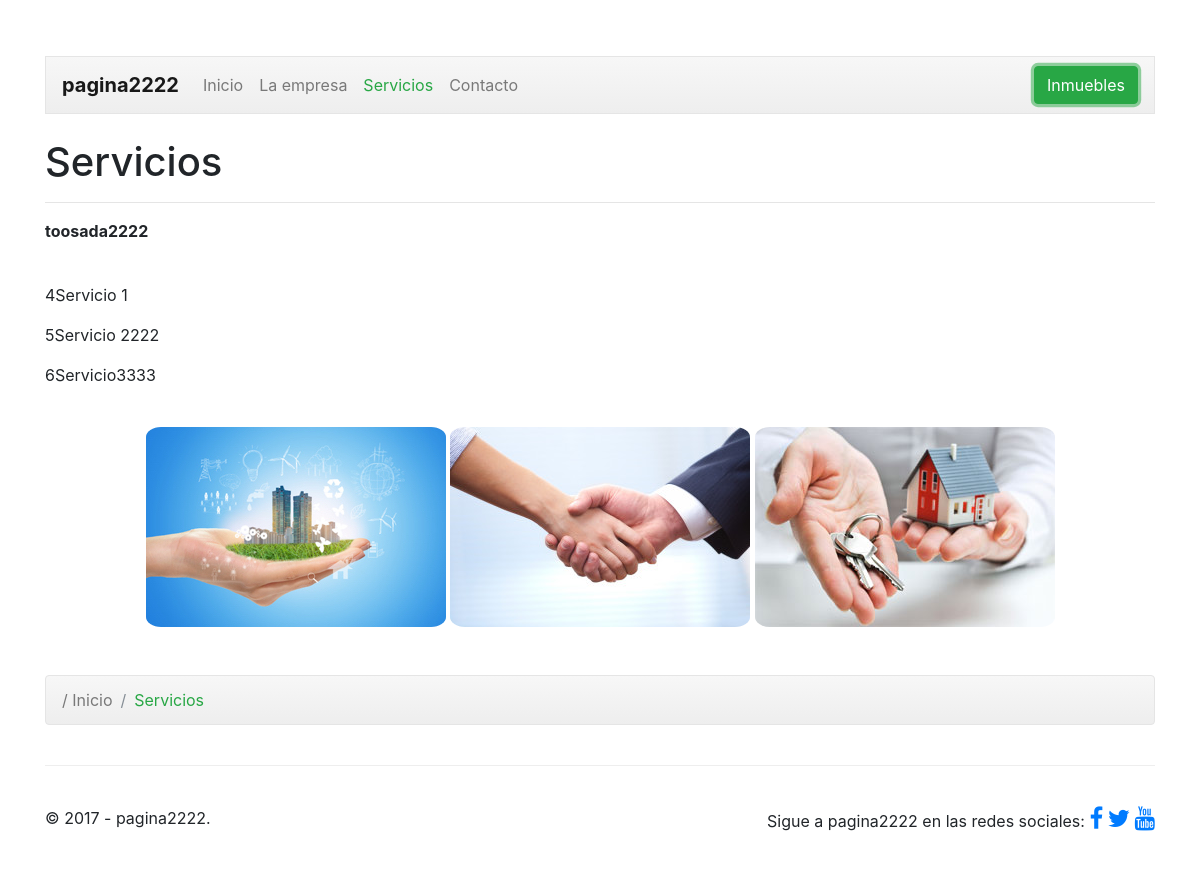
/servicios.php?id=7, run on an earlier commit of the app's database.
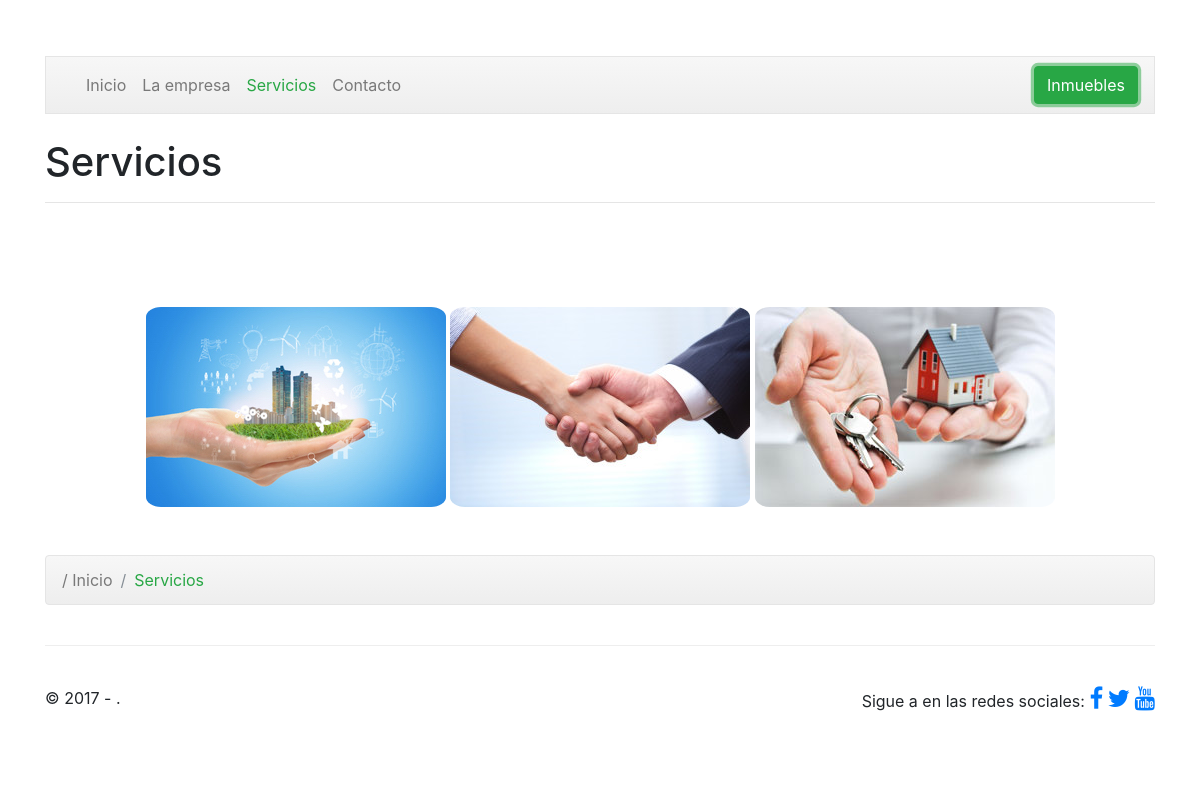
And on a later commit of the database.
### tables this page shows
CREATE TABLE IF NOT EXISTS `organizacion` (
  `ORG_id` int(11) NOT NULL AUTO_INCREMENT,
  `ORG_nombre` varchar(50) NOT NULL,
  `ORG_correo` varchar(50) NOT NULL,
  `ORG_telefono` varchar(15) NOT NULL,
  `ORG_direccion` varchar(180) NOT NULL,
  `ORG_tipo` varchar(20) NOT NULL DEFAULT 'Inmobiliaria',
  `ORG_acerca` varchar(700) NOT NULL,
  `ORG_acerca2` varchar(700) DEFAULT NULL,
  `ORG_acerca3` varchar(700) DEFAULT NULL,
  `ORG_tituloacerca` varchar(100) NOT NULL,
  `ORG_servicio1` varchar(700) NOT NULL,
  `ORG_servicio2` varchar(700) DEFAULT NULL,
  `ORG_servicio3` varchar(700) DEFAULT NULL,
  PRIMARY KEY (`ORG_id`)
);

### web/servicios.php (the view, shortened to what this page needs)
<?php
  $id = $_GET["id"];
  $conexion=mysqli_connect("localhost","root","","gecko") or
      die("Problemas con la conexión");
  $registros=mysqli_query($conexion,"select ORG_nombre, ORG_tituloacerca, ORG_servicio1, ORG_servicio2, ORG_servicio3
                          from organizacion where ORG_id = '$id'") or
    die("Problemas en el select:".mysqli_error($conexion));
  if ($reg=mysqli_fetch_array($registros)){
    $nombre = $reg['ORG_nombre'];
    $titulo = $reg['ORG_tituloacerca'];
    $parrafo1 = $reg['ORG_servicio1'];
    $parrafo2 = $reg['ORG_servicio2'];
    $parrafo3 = $reg['ORG_servicio3'];
  }
?>
<!doctype html>
<html lang="es">
  <head>
    <link href="dist/css/bootstrap.min.css" rel="stylesheet">
    <link href="dist/css/justified-nav.css" rel="stylesheet">
    <link href="dist/css/propio.css" rel="stylesheet">
  	<link rel="stylesheet" href="https://cdnjs.cloudflare.com/ajax/libs/font-awesome/4.7.0/css/font-awesome.min.css">
  	<link href="css/bootstrap.min.css" rel="stylesheet">
    <link href="css/justified-nav.css" rel="stylesheet">
    <link href="css/shop-homepage.css" rel="stylesheet">
  </head>
  <body>
    <div class="container">
      <header class="masthead">
		<nav class="navbar navbar-expand-lg navbar-light bg-light">
			<a class="navbar-brand" href="index.php?id=<?php echo $id ?>"><b><?php echo $nombre ?></b></a>
			<div class="collapse navbar-collapse" id="navbarSupportedContent">
				<ul class="navbar-nav mr-auto">
					<li class="nav-item">
						<a class="nav-link" href="index.php?id=<?php echo $id ?>">Inicio <span class="sr-only">(current)</span></a>
					</li>
					<li class="nav-item">
						<a class="nav-link" href="empresa.php?id=<?php echo $id ?>">La empresa</a>
					</li>
					<li class="nav-item active">
						<a class="nav-link" href="servicios.php?id=<?php echo $id ?>"><span style="color: rgb(40, 167, 69);">Servicios</span></a>
					</li>
					<li class="nav-item">
						<a class="nav-link" href="contacto.php?id=<?php echo $id ?>">Contacto</a>
					</li>
				</ul>
				<div class="form-inline my-2 my-lg-0">
					<?php
                    echo'<a href="inmuebles.php?id='. $id.'">
                    	<button class="btn btn-outline-success my-2 my-sm-0 active" type="submit">Inmuebles</button>
					</a>';
                    ?>
				</div>
			</div>
		</nav>
      </header>
      <br>
      <main role="main">
        <div class="row-fluid">
	        <div class="span12" id="divMain" style="text-align:justify;">
	            <h1>Servicios</h1>
	            <hr>
	            <p><strong class="text-error"><? echo $titulo ?></strong><br><br></p>
              <p><?php echo $parrafo1 ?></p>
              <p><?php echo $parrafo2 ?></p>
              <p><?php echo $parrafo3 ?></p>
              <br>
              <center>
                <img src="img/servicios/img2.jpg" alt="Encuentra tu casa" style="border-radius: 5%">
                <img src="img/servicios/img1.jpg" alt="Cerramos el acuerdo" style="border-radius: 5%">
                <img src="img/servicios/img3.jpg" alt="Te entregamos tu casa" style="border-radius: 5%">
              </center>
	        </div><br><br>
	    </div>
        <nav class="breadcrumb" style="background-image: linear-gradient(to bottom, #f7f7f7 0%,#eee 100%);
    border: 1px solid #e5e5e5;">
			<a class="breadcrumb-item" href="index.php?id=<?php echo $id ?>" id='link-custom-breadcrumb'>/ Inicio</a>
			<span class="breadcrumb-item active" span style="color: rgb(40, 167, 69);">Servicios</span>
		</nav>
      </main>
      <footer class="footer">
      	<div class="row">
          <div class="col-lg-3">
          	<p>&copy; 2017 - <?php echo $nombre ?>.</p>
          </div>
          <div class="col-lg-9">
			  <p class="text-right">Sigue a <?php echo $nombre ?> en las redes sociales:
			  	<a href="http://www.facebook.com" target="_blank"><i class="fa fa-facebook" style="font-size:24px"></i></a>
			  	<a href="http://www.twitter.com" target="_blank"><i class="fa fa-twitter" style="font-size:24px"></i></a>
			  	<a href="http://www.youtube.com" target="_blank"><i class="fa fa-youtube" style="font-size:24px"></i></a>
			  </p>
          </div>
        </div>
      </footer>
    </div>
  </body>
</html>

### web/css/justified-nav.css (style rules this page uses)
body { padding-top: 20px; }
.footer { padding-top: 40px; padding-bottom: 40px; margin-top: 40px; border-top: 1px solid #eee; }
.navbar { background-image: linear-gradient(to bottom, #f7f7f7 0%,#eee 100%); border: 1px solid #e5e5e5; }
@media (min-width: 768px) { .navbar-nav { display: -ms-flexbox; display: flex; } }
@media (min-width: 768px) { .navbar-nav .nav-item { -ms-flex: 1 0 auto; flex: 1 0 auto; } }
@media screen and (min-width: 768px) { .masthead, .marketing, .footer { padding-right: 0; padding-left: 0; } }

### web/css/shop-homepage.css (style rules this page uses)
body { padding-top: 54px; }
@media (min-width: 992px) { body { padding-top: 56px; } }

What changed in the data, as far as the page shows it:
removed organizacion: ORG_nombre "pagina2222", ORG_tituloacerca "toosada2222", ORG_servicio1 "4Servicio 1", ORG_servicio2 "5Servicio 2222", ORG_servicio3 "6Servicio3333"
